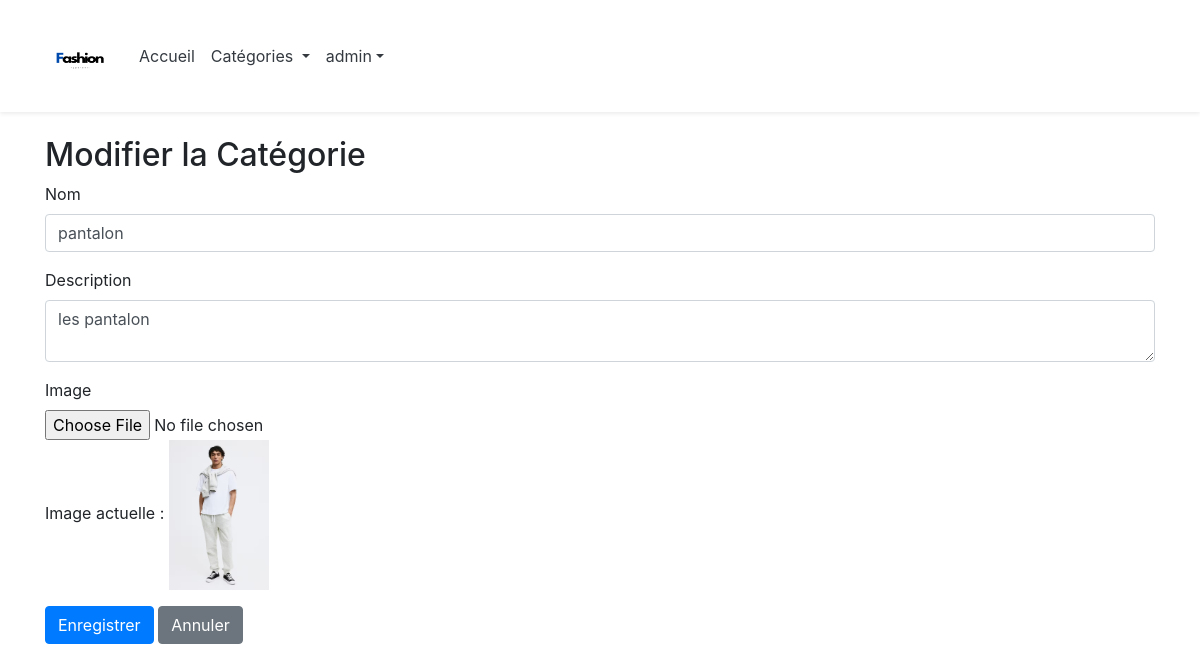
Screenshot of /index.php?action=edit_category_form&id=499 (signed in) with the database file from the repository.
### tables this page shows
CREATE TABLE `categories` (
  `category_id` int(11) NOT NULL,
  `name` varchar(255) NOT NULL,
  `description` text DEFAULT NULL,
  `image` varchar(255) DEFAULT NULL
);

### controllers/CategoryController.php (called while the page is built, shortened)
<?php
class CategoryController {
    private $categoryModel;
    public function __construct($db) {
        $this->categoryModel = new Category($db);
    }
    public function editCategoryForm($categoryId) {
        $category = $this->categoryModel->getCategoryById($categoryId);
        include 'views/forms/edit_category.php';
    }
}
?>

### models/Category.php (called while the page is built, shortened)
<?php
class Category {
    private $db;
    public function __construct($db) {
        $this->db = $db;
    }
    public function getCategoryById($categoryId) {
        $query = "SELECT * FROM categories WHERE category_id = :category_id";
        $stmt = $this->db->prepare($query);
        $stmt->bindParam(':category_id', $categoryId, PDO::PARAM_INT);
        $stmt->execute();
        return $stmt->fetch(PDO::FETCH_ASSOC);
    }
}
?>

### views/forms/edit_category.php (the view, shortened to what this page needs)
<!DOCTYPE html>
<html lang="fr">
<head>
    <link rel="stylesheet" href="https://stackpath.bootstrapcdn.com/bootstrap/4.5.2/css/bootstrap.min.css">
</head>
<body>
<div class="container mt-4">
    <h2>Modifier la Catégorie</h2>
    <form action="index.php?action=edit_category" method="POST" enctype="multipart/form-data">
        <div class="form-group">
            <label for="name">Nom</label>
            <input type="text" id="name" name="name" class="form-control" value="<?= htmlspecialchars($category['name']); ?>" required>
        </div>
        <div class="form-group">
            <label for="description">Description</label>
            <textarea id="description" name="description" class="form-control" required><?= htmlspecialchars($category['description']); ?></textarea>
        </div>
        <div class="form-group">
            <label for="image">Image</label>
            <input type="file" id="image" name="image" class="form-control-file">
            <p>Image actuelle : <img src="<?= htmlspecialchars($category['image']); ?>" width="100"></p>
        </div>
        <button type="submit" class="btn btn-primary">Enregistrer</button>
        <a href="index.php?action=view_categories" class="btn btn-secondary">Annuler</a>
    </form>
</div>
</body>
</html>

### rows the page displays
categories: name "pantalon", description "les pantalon", image (picture)

### other values shown
$_SESSION['username'] "admin"
